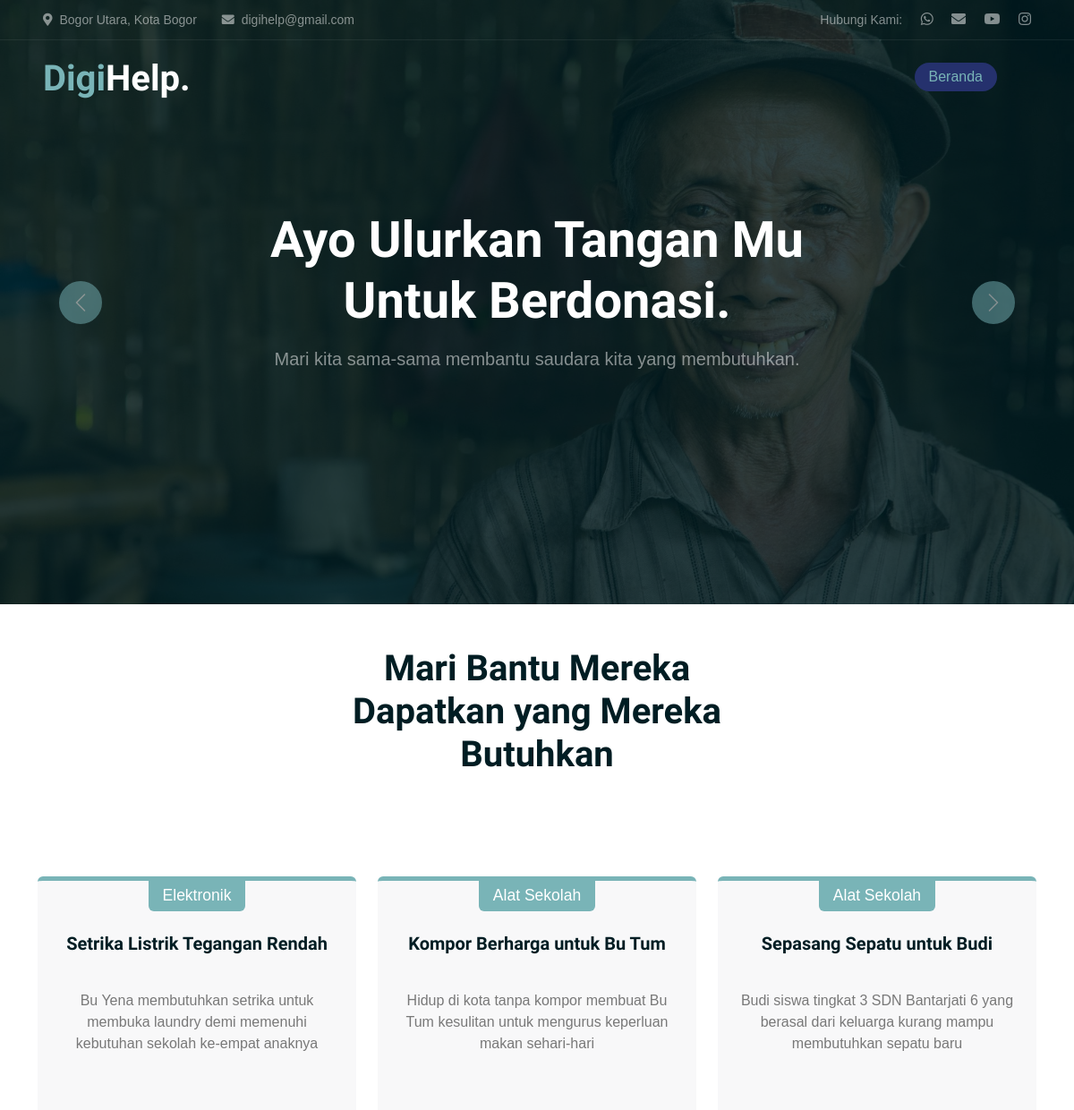
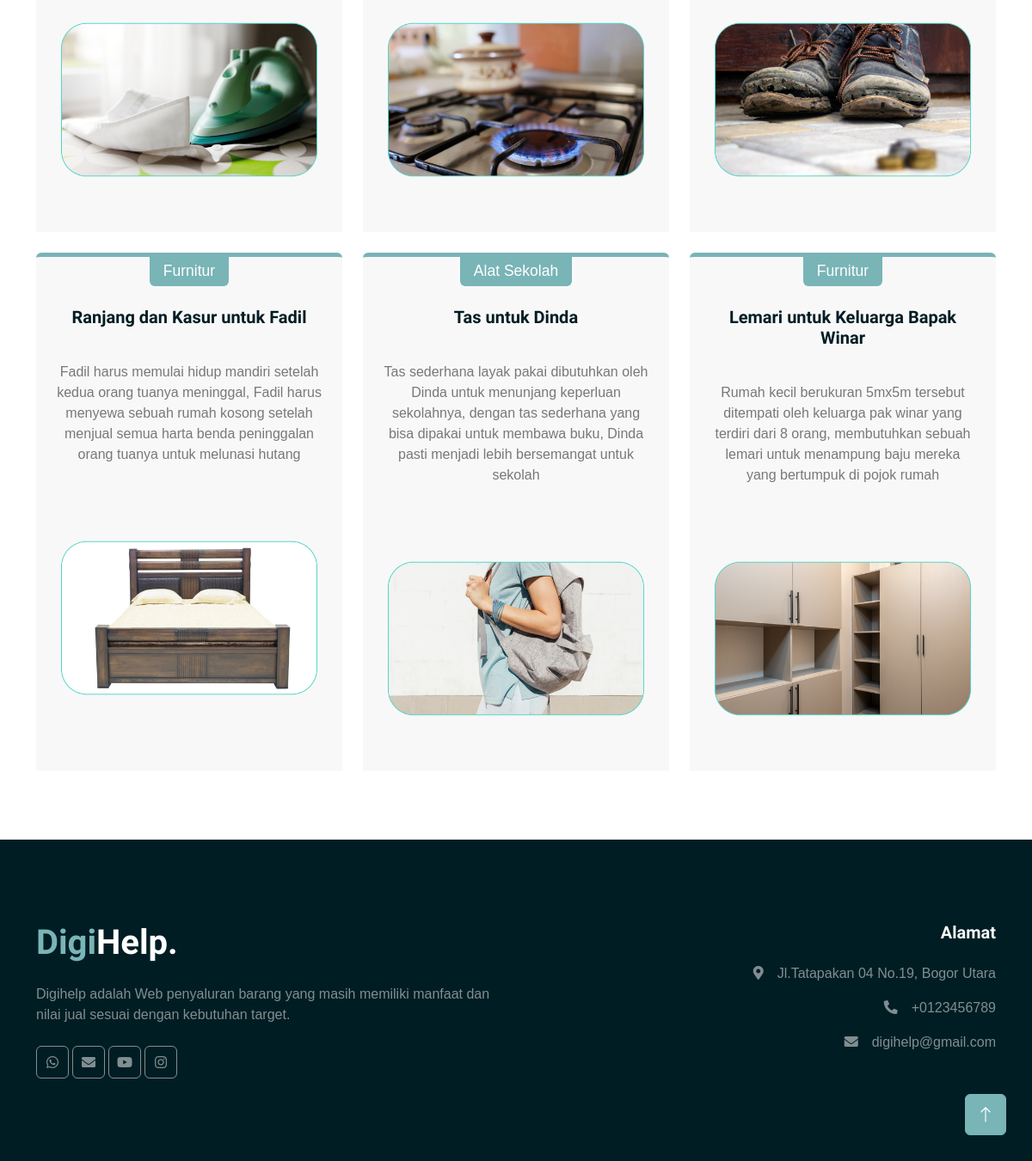
The page /index.php/userview/causes on the database its author committed (2 pictures, top to bottom).
### tables this page shows
CREATE TABLE `tb_barang` (
  `id_barang` int(11) NOT NULL,
  `nama_barang` varchar(50) NOT NULL,
  `jenis_barang` varchar(50) DEFAULT NULL,
  `id_penerima` varchar(3) DEFAULT NULL,
  `deskripsi` varchar(255) NOT NULL,
  `photo_barang` varchar(255) NOT NULL
);

### application/controllers/userview.php (called while the page is built, shortened)
<?php
class Userview extends CI_Controller{
	function __construct(){
		$this->load->model('m_data');
                $this->load->helper('url');
	}
    function causes(){
		$data['tb_barang'] = $this->m_data->tampil_barang()->result();
		$this->load->view('usercauses', $data);
	}
}

### index.php (called while the page is built, shortened)
<?php
require_once BASEPATH.'core/CodeIgniter.php';

### application/models/m_data.php (called while the page is built, shortened)
<?php
class M_data extends CI_Model{
	function tampil_barang(){
		return $this->db->get('tb_barang');
	}
}

### application/views/usercauses.php (the view, shortened to what this page needs)
<!DOCTYPE html>
<html lang="en">
<head>
    <link href="https://cdnjs.cloudflare.com/ajax/libs/font-awesome/5.10.0/css/all.min.css" rel="stylesheet">
    <link href="https://cdn.jsdelivr.net/npm/bootstrap-icons@1.4.1/font/bootstrap-icons.css" rel="stylesheet">
    <link href="<?php echo base_url() ?>template/lib/animate/animate.min.css" rel="stylesheet">
    <link href="<?php echo base_url() ?>template/lib/owlcarousel/assets/owl.carousel.min.css" rel="stylesheet">
    <link href="<?php echo base_url() ?>template/css/bootstrap.min.css" rel="stylesheet">
    <link href="<?php echo base_url() ?>template/css/style.css" rel="stylesheet">
</head>
<body>
    <div class="container-fluid fixed-top px-0 wow fadeIn" data-wow-delay="0.1s">
        <div class="top-bar text-white-50 row gx-0 align-items-center d-none d-lg-flex">
            <div class="col-lg-6 px-5 text-start">
                <small><i class="fa fa-map-marker-alt me-2"></i>Bogor Utara, Kota Bogor </small>
                <small class="ms-4"><i class="fa fa-envelope me-2"></i>digihelp@gmail.com</small>
            </div>
            <div class="col-lg-6 px-5 text-end">
                <small>Hubungi Kami:</small>
                <a class="text-white-50 ms-3" href="https://chat.whatsapp.com/JcHGvbQsHcs53az4II9xPY"><i class="fab fa-whatsapp""></i></a>
                <a class="text-white-50 ms-3" href="mailto:digihelp@gmail.com"><i class="fa fa-envelope"></i></a>
                <a class="text-white-50 ms-3" href="https://www.youtube.com/channel/UCRb6dr0uRBylwp1fctTGdwg"><i class="fab fa-youtube"></i></a>
                <a class="text-white-50 ms-3" href="https://www.instagram.com/dhilaaprilianti88/?hl=id"><i class="fab fa-instagram"></i></a>
            </div>
        </div>
        <nav class="navbar navbar-expand-lg navbar-dark py-lg-0 px-lg-5 wow fadeIn" data-wow-delay="0.1s">
            <a href="index.html" class="navbar-brand ms-4 ms-lg-0">
                <h1 class="fw-bold text-primary m-0">Digi<span class="text-white">Help.</span></h1>
            </a>
            <div class="collapse navbar-collapse" id="navbarCollapse">
                <div class="navbar-nav ms-auto p-4 p-lg-0">
                    <a href="<?php echo base_url('userview/index'); ?>" class="nav-item nav-link"><div class="d-inline-block rounded-pill bg-secondary text-primary py-1 px-3 mb-1">Beranda</div></a>
                </div>
            </div>
        </nav>
    </div>
        <div class="container-fluid p-0 mb-5">
        <div id="header-carousel" class="carousel slide" data-bs-ride="carousel">
            <div class="carousel-inner">
                <div class="carousel-item active">
                    <img class="w-100" src="<?php echo base_url() ?>template/img/carousel-1.jpg" alt="Image">
                    <div class="carousel-caption">
                        <div class="container">
                            <div class="row justify-content-center">
                                <div class="col-lg-7 pt-5">
                                   <h1 class="display-4 text-white mb-3 animated slideInDown">Ayo Ulurkan Tangan Mu Untuk Berdonasi.</h1>
                                    <p class="fs-5 text-white-50 mb-5 animated slideInDown">Mari kita sama-sama membantu saudara kita yang membutuhkan.</p>
                                    <a class="py-2 px-3 animated slideInDown" href="">
                                    </a>
                                </div>
                            </div>
                        </div>
                    </div>
                </div>
            </div>
            <button class="carousel-control-prev" type="button" data-bs-target="#header-carousel"
                data-bs-slide="prev">
                <span class="carousel-control-prev-icon" aria-hidden="true"></span>
            </button>
            <button class="carousel-control-next" type="button" data-bs-target="#header-carousel"
                data-bs-slide="next">
                <span class="carousel-control-next-icon" aria-hidden="true"></span>
            </button>
        </div>
    </div>
    <div class="text-center mx-auto mb-5 wow fadeInUp" data-wow-delay="0.1s" style="max-width: 500px;">
        <h1 class="display-6 mb-5">Mari Bantu Mereka Dapatkan yang Mereka Butuhkan</h1>
    </div>
    <div class="container-xxl py-5">
        <div class="container">
            <div class="row g-4 justify-content-center">
            <?php
            foreach($tb_barang as $br){ ?>
                <div class="col-lg-4 col-md-6 wow fadeInUp" data-wow-delay="0.1s">
                <p type="hidden" name="id_barang" <?php echo $br->id_barang ?>>
                    <div class="causes-item d-flex flex-column bg-light border-top border-5 border-primary rounded-top overflow-hidden h-100">
                        <div class="text-center p-4 pt-0">
                            <div class="d-inline-block bg-primary text-white rounded-bottom fs-5 pb-1 px-3 mb-4">
                                <small><?php echo $br->jenis_barang ?></small>
                                </div>
                                    <h5 class="mb-3"><?php echo $br->nama_barang ?></h5>
                                    <br><p><?php echo $br->deskripsi ?></p><br><br>
                                    <div class="position-relative mt-auto">
                                        <img class="img-fluid" src="<?php echo base_url() . '/gambar/'. $br->photo_barang; ?>" width="540" height="400" alt="">
                                    </div>
                                </div>
                            </div>
                        </div>
                        <?php } ?>
                    </div>
                </div>
            </div>
    <div class="container-fluid bg-dark text-white-50 footer mt-5 pt-5 wow fadeIn" data-wow-delay="0.1s">
        <div class="container py-5">
            <div class="row g-5">
                <div class="col-md-6 text-center text-md-start mb-3 mb-md-0">
                    <h1 class="fw-bold text-primary mb-4">Digi<span class="text-white">Help.</span></h1>
                    <p>Digihelp adalah Web penyaluran barang yang masih memiliki manfaat dan nilai jual sesuai dengan kebutuhan target.</p>
                    <div class="d-flex pt-2">
                        <a class="btn btn-square me-1" href="https://chat.whatsapp.com/JcHGvbQsHcs53az4II9xPY"><i class="fab fa-whatsapp"></i></a>
                        <a class="btn btn-square me-1" href="mailto:digihelp@gmail.com"><i class="fa fa-envelope"></i></a>
                        <a class="btn btn-square me-1" href="https://www.youtube.com/channel/UCRb6dr0uRBylwp1fctTGdwg"><i class="fab fa-youtube"></i></a>
                        <a class="btn btn-square me-0" href="https://www.instagram.com/dhilaaprilianti88/?hl=id"><i class="fab fa-instagram"></i></a>
                    </div>
                </div>
				<div class="col-md-6 text-center text-md-end">
                    <h5 class="text-light mb-4">Alamat</h5>
                    <p><i class="fa fa-map-marker-alt me-3"></i>Jl.Tatapakan 04 No.19, Bogor Utara</p>
                    <p><i class="fa fa-phone-alt me-3"></i>+0123456789</p>
                    <p><i class="fa fa-envelope me-3"></i>digihelp@gmail.com</p>
                </div>
            </div>
        </div>
    </div>
    <a href="#" class="btn btn-lg btn-primary btn-lg-square back-to-top"><i class="bi bi-arrow-up"></i></a>
</body>
</html>

### template/css/style.css (style rules this page uses)
:root { --primary: #4FD3C4; --secondary: #25316D; --light: #F8F8F9; --dark: #79B4B7; }
.back-to-top { position: fixed; display: none; right: 30px; bottom: 30px; z-index: 99; }
.btn { font-weight: 500; transition: .5s; }
.btn.btn-primary, .btn.btn-outline-primary:hover { color: #FFFFFF; }
.btn-square { width: 38px; height: 38px; }
.btn-lg-square { width: 48px; height: 48px; }
.btn-square, .btn-sm-square, .btn-lg-square { padding: 0; display: flex; align-items: center; justify-content: center; font-weight: normal; }
.fixed-top { transition: .5s; }
.top-bar { height: 45px; border-bottom: 1px solid rgba(255, 255, 255, .07); }
.navbar .navbar-nav .nav-link { margin-right: 30px; padding: 25px 0; color: #FFFFFF; font-weight: 500; outline: none; }
.carousel-caption { top: 0; left: 0; right: 0; bottom: 0; display: flex; align-items: center; justify-content: center; text-align: center; background: rgba(0, 29, 35, .8); z-index: 1; }
.carousel-control-prev, .carousel-control-next { width: 15%; }
.carousel-control-prev-icon, .carousel-control-next-icon { width: 3rem; height: 3rem; background-color: var(--dark); border: 12px solid var(--dark); border-radius: 3rem; }
.footer .btn.btn-square { color: rgba(255,255,255,0.5); border: 1px solid rgba(255,255,255,0.5); }

### rows shown on the page
tb_barang: jenis_barang "Elektronik", nama_barang "Setrika Listrik Tegangan Rendah", deskripsi "Bu Yena membutuhkan setrika untuk membuka laundry demi memenuhi kebutuhan sekolah ke-empat anaknya", photo_barang (picture)
tb_barang: jenis_barang "Alat Sekolah", nama_barang "Kompor Berharga untuk Bu Tum", deskripsi "Hidup di kota tanpa kompor membuat Bu Tum kesulitan untuk mengurus keperluan makan sehari-hari", photo_barang (picture)
tb_barang: jenis_barang "Alat Sekolah", nama_barang "Sepasang Sepatu untuk Budi", deskripsi "Budi siswa tingkat 3 SDN Bantarjati 6 yang berasal dari keluarga kurang mampu membutuhkan sepatu baru", photo_barang (picture)
tb_barang: jenis_barang "Furnitur", nama_barang "Ranjang dan Kasur untuk Fadil", deskripsi "Fadil harus memulai hidup mandiri setelah kedua orang tuanya meninggal, Fadil harus menyewa sebuah rumah kosong setelah menjual semua harta benda peninggalan orang tuanya untuk melunasi hutang", photo_barang (picture)
tb_barang: jenis_barang "Alat Sekolah", nama_barang "Tas untuk Dinda", deskripsi "Tas sederhana layak pakai dibutuhkan oleh Dinda untuk menunjang keperluan sekolahnya, dengan tas sederhana yang bisa dipakai untuk membawa buku, Dinda pasti menjadi lebih bersemangat untuk sekolah", photo_barang (picture)
tb_barang: jenis_barang "Furnitur", nama_barang "Lemari untuk Keluarga Bapak Winar", deskripsi "Rumah kecil berukuran 5mx5m tersebut ditempati oleh keluarga pak winar yang terdiri dari 8 orang, membutuhkan sebuah lemari untuk menampung baju mereka yang bertumpuk di pojok rumah", photo_barang (picture)
